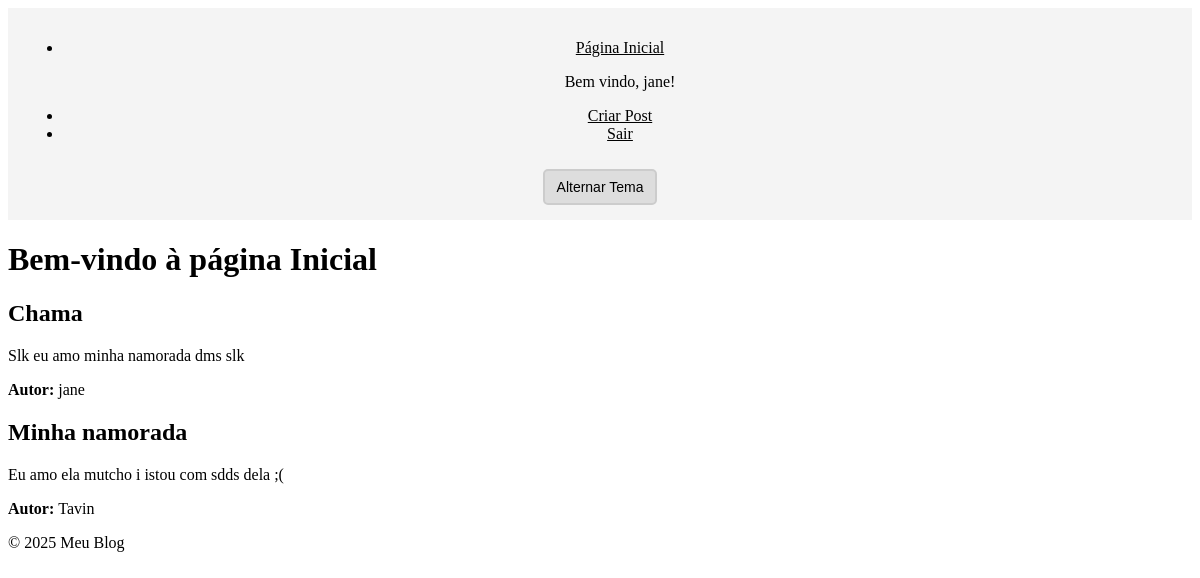
Before: / (signed in) with the older database file.
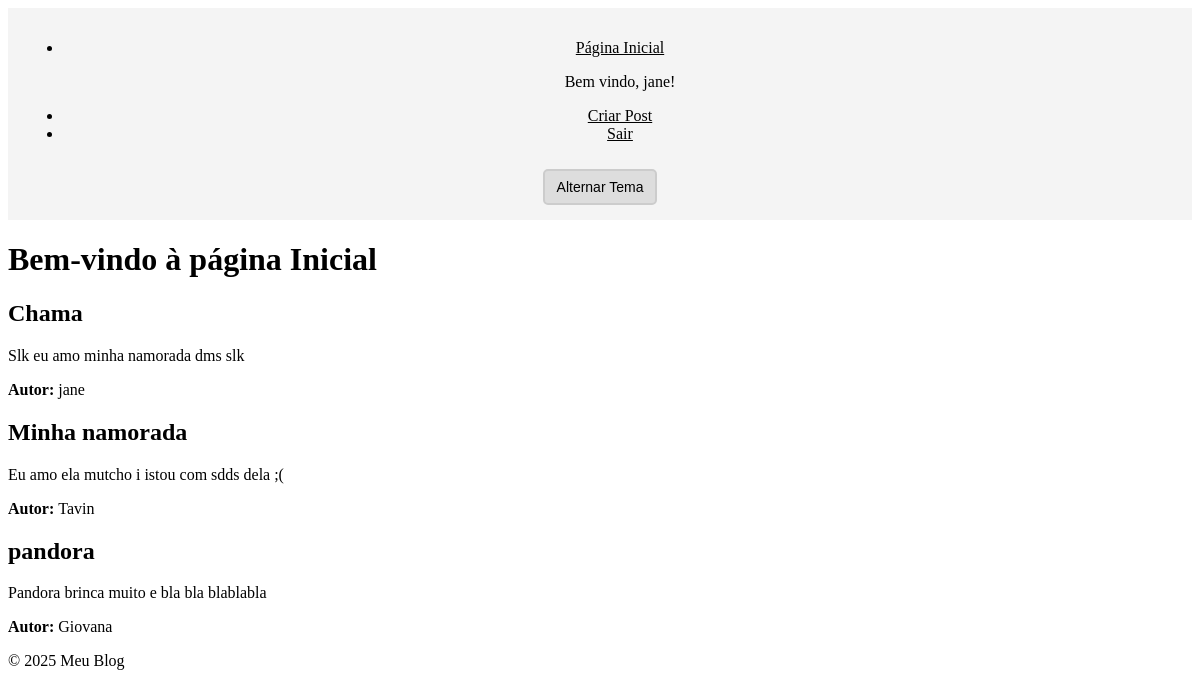
After: the same page with the newer database file.
### app.py (models this page shows, shortened)
class Base(DeclarativeBase):
    pass

class User(Base, UserMixin):
    __tablename__ = 'users'
    id: Mapped[int] = mapped_column(primary_key=True)
    nome: Mapped[str] = mapped_column(String(50), nullable=False)
    email: Mapped[str] = mapped_column(String(50), unique=True, nullable=False)
    senha: Mapped[str] = mapped_column(String(255), nullable=False)  # Senha deve ser String para armazenar hash
    posts: Mapped[list["Post"]] = relationship(back_populates="autor", cascade="all, delete-orphan")

class Post(Base):
    __tablename__ = 'post'
    id: Mapped[int] = mapped_column(primary_key=True)
    titulo: Mapped[str] = mapped_column(String(100), nullable=False)
    conteudo: Mapped[str] = mapped_column(String, nullable=False)
    autor_id: Mapped[int] = mapped_column(ForeignKey('users.id'), nullable=False)
    autor: Mapped["User"] = relationship(back_populates="posts")

### app.py (the view)
@app.route('/')
@login_required # Impede q o usuario acesse qqr página sem fazer login através do flask-login
def index():
    posts = session.query(Post).all() #Tirei o SessionLocal
    theme = request.cookies.get('theme', 'light')  # Obtém o tema do cookie
    return render_template('index.html', posts=posts, nome=current_user.nome if current_user.is_authenticated else None, theme=theme)

### app.py (called while the page is built)
@login_manager.user_loader
def load_user(user_id):
    return session.get(User, int(user_id)) #Tirei o SessionLocal

### templates/index.html (shortened to what this page needs)
{% extends 'base.html' %}
{% block content %}
    <h1>Bem-vindo à página Inicial </h1>
    {% for post in posts %}
        <div class="listar_post">
            <h2>{{ post.titulo }}</h2>
            <p>{{ post.conteudo }}</p>
            <p><strong>Autor: </strong>{{ post.autor.nome }}</p>
        </div>
    {% endfor %}
{% endblock %}

### templates/base.html (shortened to what this page needs)
<!DOCTYPE html>
<html lang="en">
<head>
    <link rel="stylesheet" href="{{ url_for('static', filename='style.css') }}">
</head>
<body data-theme="{{ theme }}">
    <header>
        <nav>
            <ul>
                <li><a href="{{ url_for('index') }}">Página Inicial</a></li>
                {% if current_user.is_authenticated %}
                    <p>Bem vindo, {{ current_user.nome }}!</p>
                    <li><a href="{{ url_for('criar_post') }}">Criar Post</a></li>
                    <li><a href="{{ url_for('logout') }}">Sair</a></li>
                {% else %}
                    <p>Faça login para criar os posts!</p>
                    <a href="{{ url_for('register') }}">Clique aqui para se registrar</a> <br>
                    <a href="{{ url_for('login') }}">Clique aqui para fazer Login</a>
                {% endif %}
            </ul>
        </nav>
        <button id="theme-toggle">Alternar Tema</button>
    </header>
    <main>
        {% block content %}{% endblock %}
    </main>
    <footer>
        <p>&copy; 2025 Meu Blog</p>
    </footer>
</body>
</html>

### static/style.css (style rules this page uses)
:root { --bg-color: white; --text-color: black; --nav-bg: #f4f4f4; --nav-text: black; --button-bg: #ddd; --button-text: black; --button-border: #ccc; }
body { background-color: var(--bg-color); color: var(--text-color); transition: background-color 0.3s, color 0.3s; }
header { background-color: var(--nav-bg); padding: 15px; text-align: center; }
nav a { color: var(--nav-text); }
#theme-toggle { background-color: var(--button-bg); color: var(--button-text); border: 2px solid var(--button-border); padding: 8px 12px; cursor: pointer; border-radius: 5px; font-size: 14px; margin-top: 10px; }

Changed rows visible on the page:
added Post: titulo "pandora", conteudo "Pandora brinca muito e bla bla blablabla", autor.nome "Giovana"
